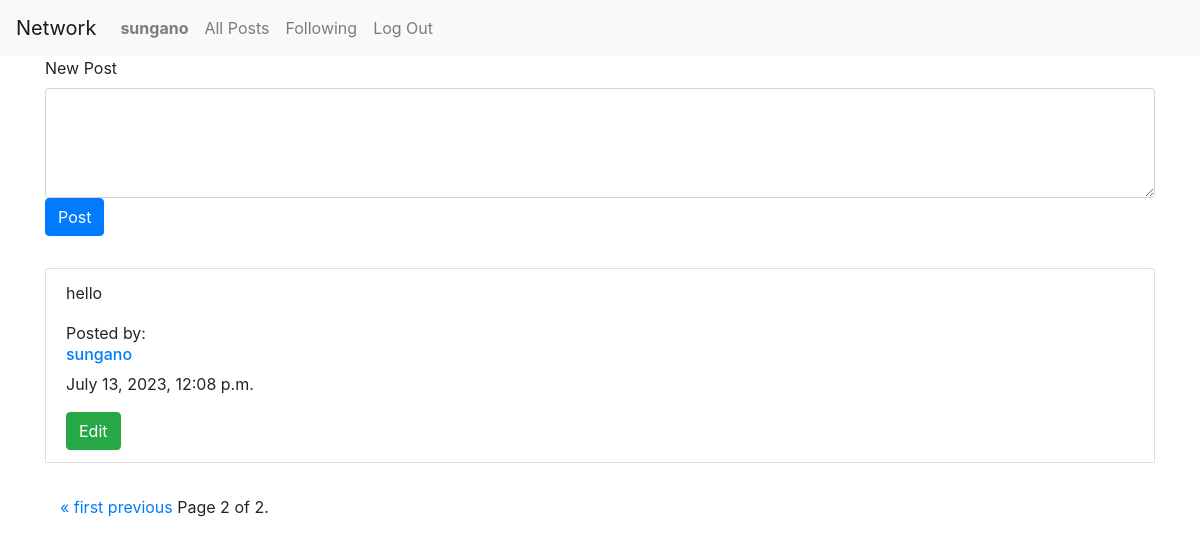
Before: /?page=2 (signed in) with the older database file.
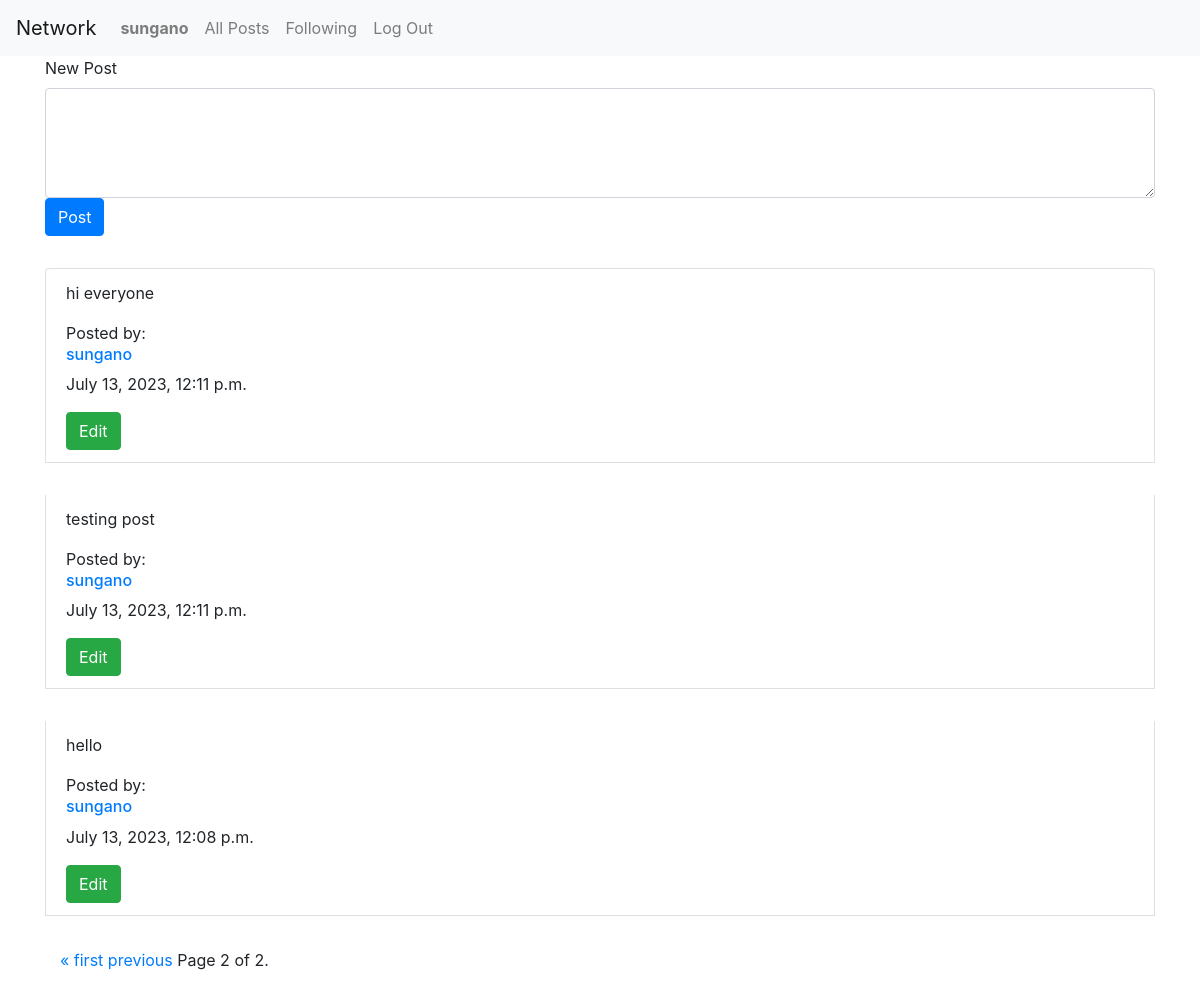
After: the same page with the newer database file.
### network/models.py (models this page shows, shortened)
class Post(models.Model):
    comment = models.CharField(max_length=500)
    author = models.ForeignKey("User", on_delete=models.CASCADE)
    timestamp = models.DateTimeField(auto_now_add=True)

class User(AbstractUser):
    pass
    def __str__(self):
            return self.username

### network/views.py (the view, shortened to what this page needs)
# urls.py: path("", views.index, name="index"),
def index(request):
    posts = Post.objects.all().order_by('-timestamp')
    posts_paginator = Paginator(posts, 10)
    page_number = request.GET.get('page')
    posts_page_object = posts_paginator.get_page(page_number)
    likes = Like.objects.all()
    postsYouLike = []
    try:
        for like in likes:
            if like.user.id == request.user.id:
                postsYouLike.append(like.post.id)
    except:
        postsYouLike= []
    return render(request, "network/index.html", {
        "postsYouLike": postsYouLike,
        "postsPage": posts_page_object
        })

### network/templates/network/index.html (shortened to what this page needs)
{% extends "network/layout.html" %}
{% block body %}
    <div id="posts-page" class="container">
        {% if user.is_authenticated %}
            <form action="{% url 'index' %}" method="post">
                <div class="form-floating">
                    <label for="new_post">New Post</label>
                    <textarea class="form-control" name="post" id="new-post" cols="20" rows="4"></textarea>
                    <button type="submit" class="btn btn-primary">Post</button>
                </div>
            </form>
        {% endif %}
            <div id="all-posts">
                {% for post in postsPage %}
                    <div class="list-group-item" style="margin-top: 2em;">
                        <p id="post_{{ post.id }}">{{post.comment}}</p>
                        <span>Posted by: </span>
                        <a href="{% url 'profile' id=post.author.id %}">
                            <h6>{{post.author}}</h6>
                        </a>
                        <p>{{post.timestamp}}</p>
                        {% if user.is_authenticated %}
                            {% if user == post.author %}
                                <button class="btn btn-success" data-toggle="modal" data-target="#modal_edit_post_{{ post.id }}">Edit</button>
                            {% endif %}
                        {% endif %}
                    </div>
                {% endfor %}
                    <div class="container" style="margin-top: 2em; margin-bottom: 4em;">
                      <div class="pagination">
                        <span class="step-links">
                            {% if postsPage.has_previous %}
                                <a href="?page=1">&laquo; first</a>
                                <a href="?page={{ postsPage.previous_page_number }}">previous</a>
                            {% endif %}
                            <span class="current">
                                Page {{ postsPage.number }} of {{ postsPage.paginator.num_pages }}.
                            </span>
                        </span>
                      </div>
                    </div>
            </div>
    </div>
{% endblock %}

Changed rows visible on the page:
now on this page (row unchanged): Post: comment "hi everyone", author "sungano", timestamp "July 13, 2023, 12:11 p.m."
now on this page (row edited): Post: comment "testing post", author "sungano", timestamp "July 13, 2023, 12:11 p.m."
